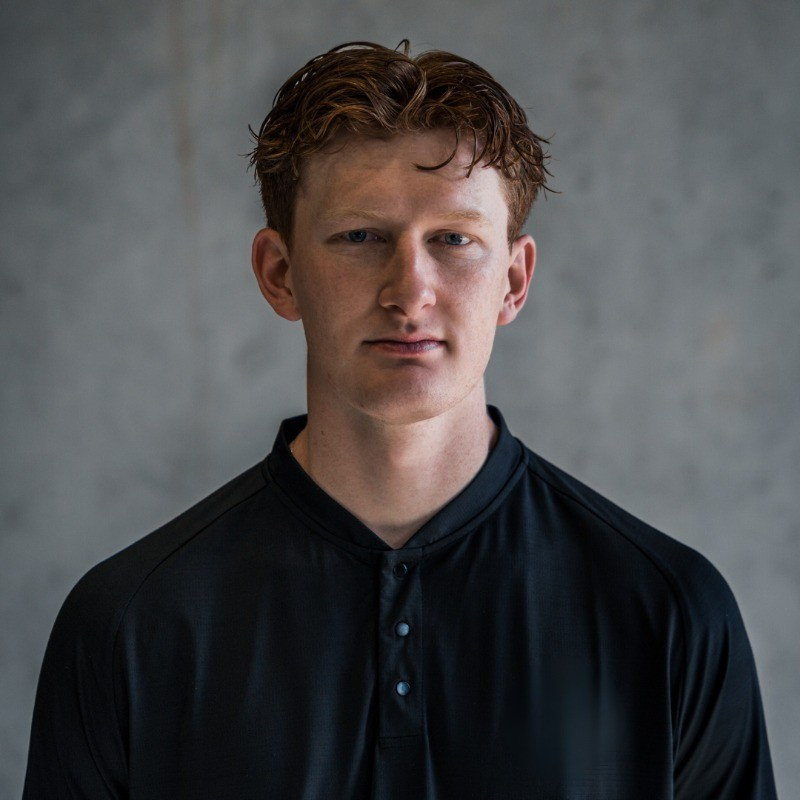
#> input picture src/assets/jake-headshot.jpeg, 800 x 800 px
$ python generate-og.py
#> lines starting #> are read from the running program, lines starting #| are printed output that depends on the picture
"""Generate the 1200x630 og:image in the Manuscript brand. -> public/og.png

Run: python3 scripts/generate-og.py  (needs Pillow)
"""

from pathlib import Path

from PIL import Image, ImageDraw, ImageFont, ImageOps

ROOT = Path(__file__).resolve().parent.parent
FONTS = ROOT / "scripts" / "fonts-print"

PAPER = (247, 244, 238)
INK = (26, 23, 20)
INK_SOFT = (95, 89, 79)
HAIRLINE = (226, 220, 207)
SIENNA = (138, 66, 38)

W, H = 1200, 630
M = 72  # margin
PHOTO_W = 400

img = Image.new("RGB", (W, H), PAPER)
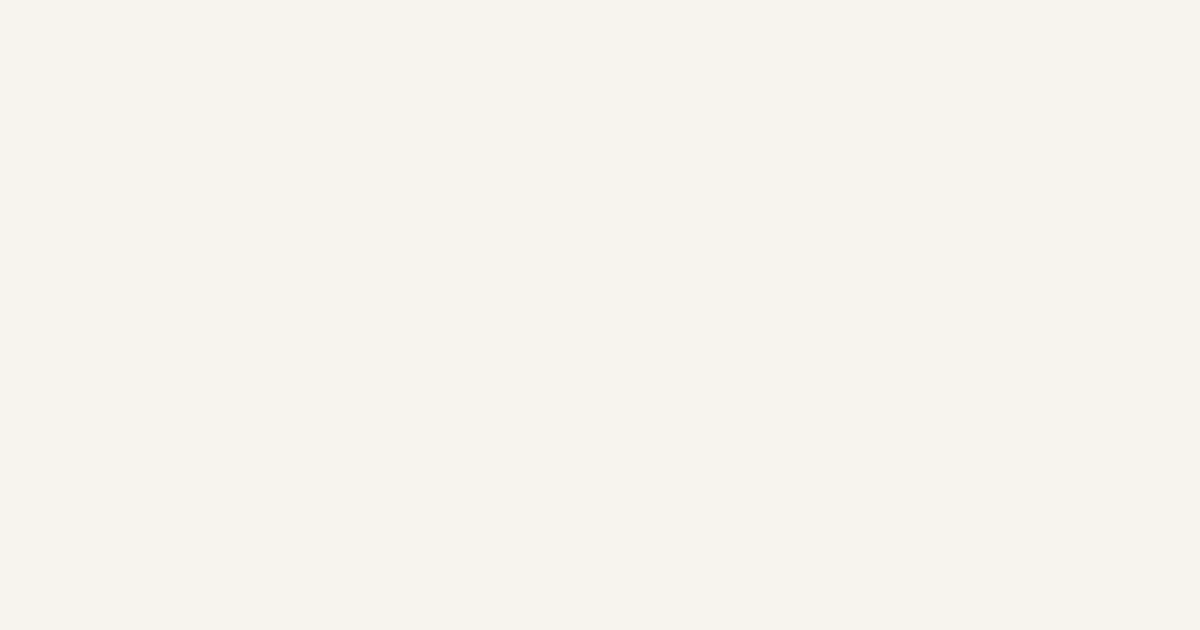
#> img: PIL image 1200x630 RGB; mean R, G, B 247, 244, 238
d = ImageDraw.Draw(img)


def newsreader(size: int, italic: bool = False) -> ImageFont.FreeTypeFont:
    name = "Newsreader-Italic-var.ttf" if italic else "Newsreader-var.ttf"
    f = ImageFont.truetype(str(FONTS / name), size)
    try:
        f.set_variation_by_axes([72, 400])
    except OSError:
        pass
    return f


mono = ImageFont.truetype(str(FONTS / "IBMPlexMono-Medium.ttf"), 22)
mono_sm = ImageFont.truetype(str(FONTS / "IBMPlexMono-Regular.ttf"), 20)

# Photo, full height on the right
photo = Image.open(ROOT / "src" / "assets" / "jake-headshot.jpeg").convert("RGB")
#> photo is the input picture: PIL image 800x800 RGB; mean R, G, B 75.9, 75.3, 76.5
photo = ImageOps.fit(photo, (PHOTO_W, H), centering=(0.5, 0.25))
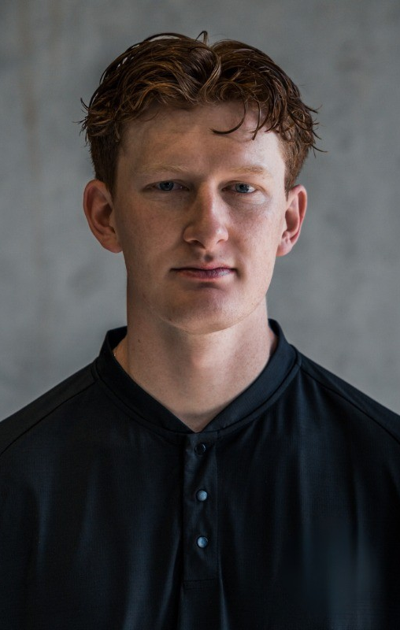
#> photo: PIL image 400x630 RGB; mean R, G, B 72.1, 67.8, 67.6
img.paste(photo, (W - PHOTO_W, 0))
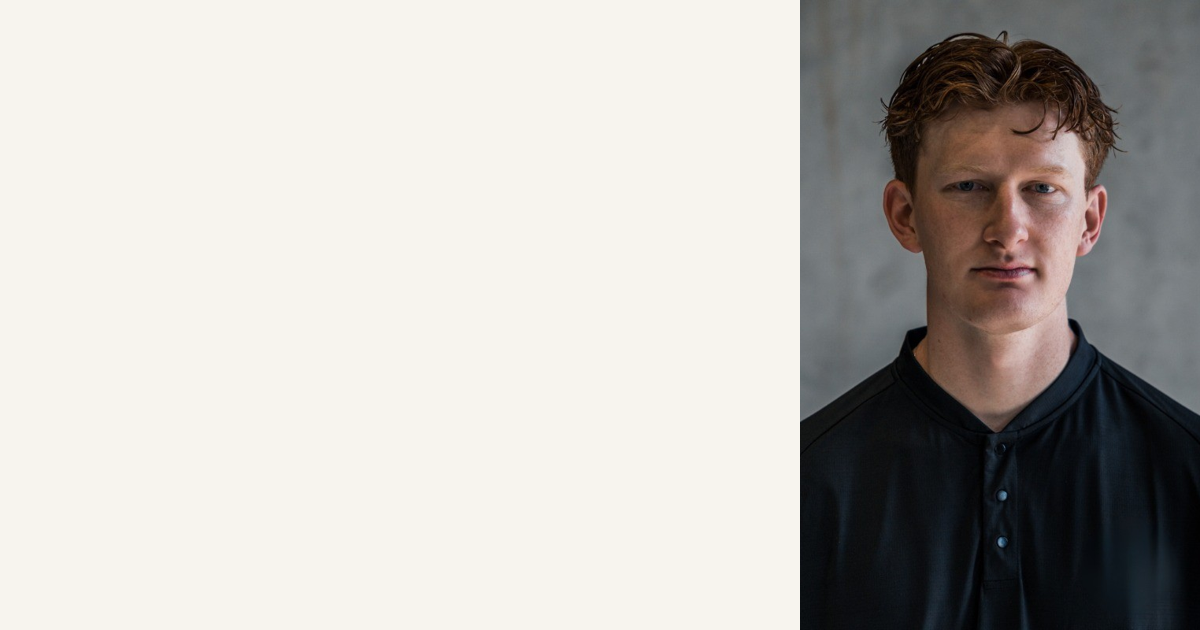
#> img: PIL image 1200x630 RGB; mean R, G, B 188.7, 185.3, 181.2

text_right = W - PHOTO_W - M

# Masthead mark: JH between two sienna rules
mark = newsreader(30)
mb = d.textbbox((0, 0), "JH", font=mark)
#> mb = (-2, 6, 31, 34)
mw = mb[2] - mb[0]
#> mw = 33
d.line([(M, M), (M + mw, M)], fill=SIENNA, width=2)
d.text((M - mb[0], M + 8 - mb[1]), "JH", font=mark, fill=INK)
d.line([(M, M + 8 + (mb[3] - mb[1]) + 8), (M + mw, M + 8 + (mb[3] - mb[1]) + 8)], fill=SIENNA, width=2)
d.text((M + mw + 18, M + 6), "JAKE HEAPS", font=mono, fill=INK_SOFT)

# Headline
head = newsreader(68)
head_i = newsreader(68, italic=True)
y = 200
d.text((M, y), "I build the AI", font=head, fill=INK)
d.text((M, y + 82), "my coworkers", font=head, fill=INK)
x = M
d.text((x, y + 164), "use", font=head_i, fill=SIENNA)
x += d.textlength("use", font=head_i)
#> x = 192.4
d.text((x, y + 164), " every day.", font=head, fill=INK)

# Footer line
d.line([(M, H - M - 40), (text_right, H - M - 40)], fill=HAIRLINE, width=2)
d.text((M, H - M - 20), "MANAGER, INTERNAL AI PROJECTS · HUCKLEBERRY AI", font=mono_sm, fill=INK_SOFT)

img.save(ROOT / "public" / "og.png", optimize=True)
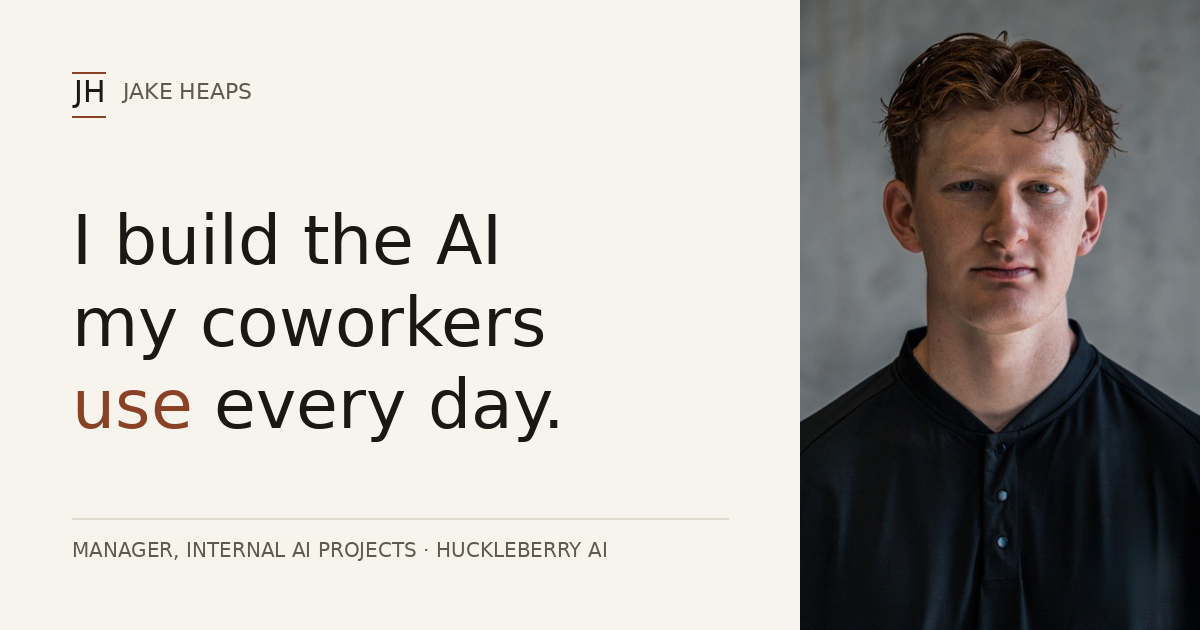
#> saved as og.png: PIL image 1200x630 RGB; mean R, G, B 182.9, 179.3, 175.2
print("Wrote public/og.png")
